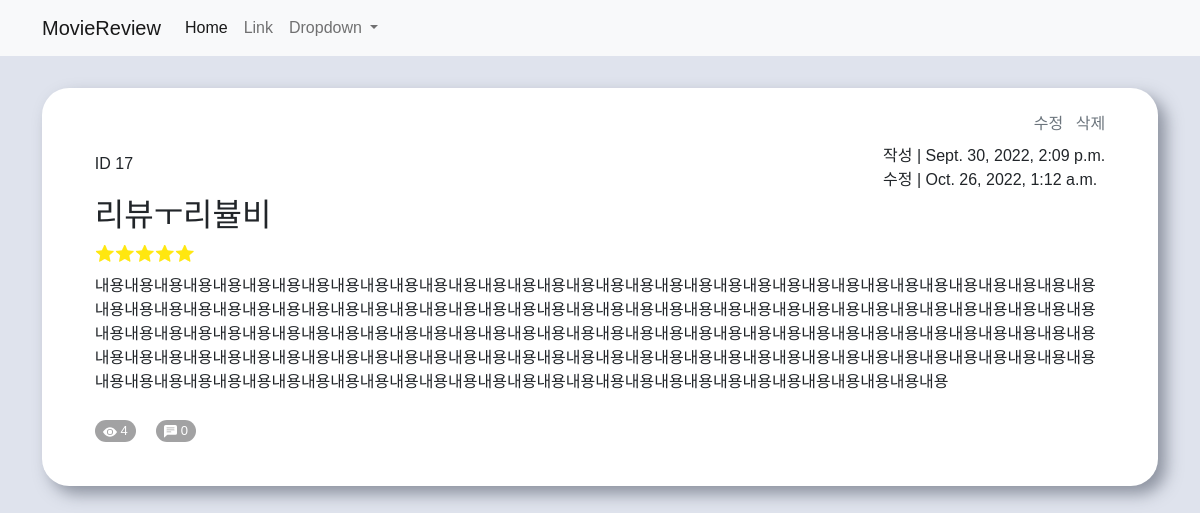
The page /movie/content/17 on the database its author committed.
### movie/models.py (models this page shows)
class Review(models.Model):
    title = models.CharField(max_length = 80)
    content = models.TextField()
    created_at = models.DateTimeField(auto_now_add = True)
    updated_at = models.DateTimeField(auto_now = True)
    hits = models.IntegerField(default = 0)
    star = models.CharField(max_length = 10, default = '⭐⭐⭐⭐⭐')

### movie/views.py (the view)
# urls.py: path('content/<int:pk>', views.content, name='content'),
def content(request, pk):
    review = Review.objects.get(pk=pk)
    review.hits += 1
    review.save()
    context = {
        'review': review,
    }
    return render(request, 'movie/content.html', context)

### movie/templates/movie/content.html (shortened to what this page needs)
{% extends 'base.html' %}
{% block content %}
<div class="content-cont pt-4">
  <div class="mb-1 d-flex justify-content-between align-items-center">
    <p class="d-inline-block me-2 align-self-end">ID {{ review.pk }}</p>
    <div>
      <div class="mb-2" style="text-align: right;">
        <a href="{% url 'movie:edit' review.pk %}" class="me-2 text-secondary">수정</a>
        <a href="{% url 'movie:delete' review.pk %}" class="text-secondary" onclick="return confirm('삭제하시겠습니까?');" id="del">삭제</a>
      </div>
      <div>
        <p class="m-0">작성 | {{ review.created_at }}</p>
        <p class="m-0">수정 | {{ review.updated_at }}</p>
      </div>
    </div>
  </div>
  <div>
    <div class="d-flex justify-content-between">
      <h1 class="mb-2 fs-2 d-inline-block">{{ review.title }}</h1>
    </div>
    <p class="mb-2 index-star">{{ review.star }}</p>
    <p class="mb-4">{{ review.content }}</p>
  </div>
  <div>
    <div class="mybtn">
      <svg xmlns="http://www.w3.org/2000/svg" width="14" height="14" fill="currentColor" class="bi bi-eye-fill" viewBox="0 0 16 16">
        <path d="M10.5 8a2.5 2.5 0 1 1-5 0 2.5 2.5 0 0 1 5 0z"/>
        <path d="M0 8s3-5.5 8-5.5S16 8 16 8s-3 5.5-8 5.5S0 8 0 8zm8 3.5a3.5 3.5 0 1 0 0-7 3.5 3.5 0 0 0 0 7z"/>
      </svg> {{ review.hits }}
    </div>
    <div class="mybtn">
       0
    </div>
  </div>
</div>
{% endblock %}

### static/css/style.css (style rules this page uses)
* { font-family: 'Noto Sans KR', sans-serif; }
a { color: black; text-decoration: none; }
.content-cont { width: 100%; height: 100%; margin-top: 2rem; padding: 2.7rem 3.3rem; border-radius: 1.7rem; background-color:rgb(255, 255, 255); box-shadow: 0.5rem 0.5rem 1rem rgba(60, 67, 84, 0.5); }
.index-star { color: transparent; text-shadow: 0 0 0 rgb(255, 231, 15); }
.mybtn { display: inline-block; padding: 0.06rem 0.5rem 0.1rem; margin-right: 1rem; vertical-align: middle; border-radius: 1rem; background-color: rgb(162, 162, 163); color: white; font-size: 13px; }

### rows shown on the page
Review: pk "17", created_at "Sept. 30, 2022, 2:09 p.m.", updated_at "Oct. 26, 2022, 1:12 a.m.", title "리뷰ㅜ리뷸비", content "내용내용내용내용내용내용내용내용내용내용내용내용내용내용내용내용내용내용내용내용내용내용내용내용내용내용내용내용내용내용내용내용내용내용내용내용내용내용내용내용내용내용내용내용내용내용내용내용내용내용내용내용내용내용내용내용내용내용내용내용내용내용내용내용내용내용내용내용내용내용내용내용내용내용내용내용내용내용내용내용내용내용내용내용내용내용내용내용내용내용내용내용내용내용내용내용내용내용내용내용내용내용내용내용내용내용내용내용내용내용내용내용내용내용내용내용내용내용내용내용내용내용내용내용내용내용내용내용내용내용내용내용내용내용내용내용내용내용내용내용내용내용내용내용내용내용내용내용내용내용내용내용내용내용내용내용내용내용내용내용내용내용내용내용내용", hits "4"
